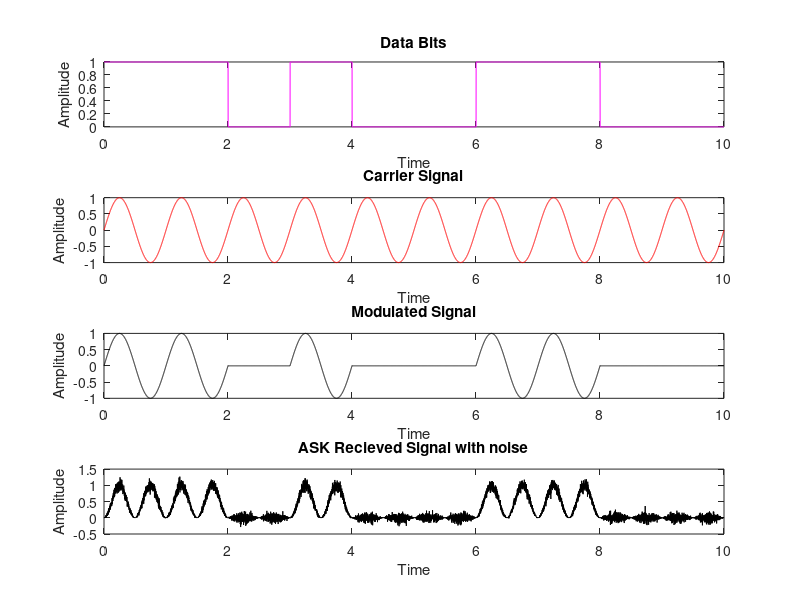

This chart was generated by the following MATLAB code: (Note: this script raises an error after producing the figure.)
function ASK
%Input bits generation
N=10;%Input size
n=randi([0 1],1,N);
disp('Transmitted Data bits:')
disp(n)
for i=1:N
    if n(i)==0
        s(i)=0;
    else
        s(i)=1;
    end
end
S=1000;%samples per bit
m=1;
t=0:1/S:N;
for j=1:length(t)
    if t(j)<=m
        signal(j)=s(m);
    else
        signal(j)=s(m);
        m=m+1;
    end
end
subplot(4,1,1)
plot(t,signal,'m');
xlabel('Time')
ylabel('Amplitude')
title('Data Bits')
%Carrier Signal generation
c = sin(2*pi*t);
subplot(4,1,2)
plot(t,c,'r');
xlabel('Time')
ylabel('Amplitude')
title('Carrier Signal')
%ASK signal generation
x = signal.*c;
subplot(4,1,3)
plot(t,x,'k');
xlabel('Time')
ylabel('Amplitude')
title('Modulated Signal')
%no noise
y= awgn(x,15,'measured')
y1 = y.*c;
subplot(4,1,4)
plot(t,y1,'k');
xlabel('Time')
ylabel('Amplitude')
title('ASK Recieved Signal with noise')
int_op=[];
for i=1:S:length(y1)-S
    int_o= (1/S)*trapz(y1(i+1:i+S));
    int_op = [int_op int_o];
end
th =0.5;
recieved_data = (round(int_op,1)>=th);
disp('Recieved bits:')
disp(recieved_data)
%BER
ber = sum(n~=recieved_data)/N;
disp('Bit Error Rate:')
disp(ber)
end